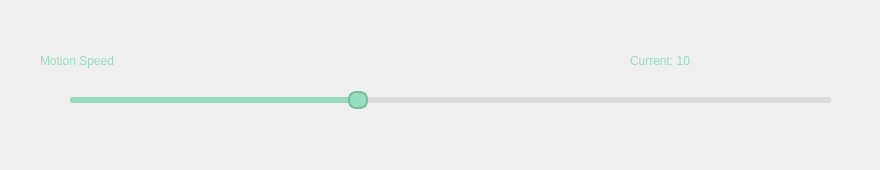
       <widget class="QWidget" name="settings">
        <attribute name="title">
         <string>settings</string>
        </attribute>
        <widget class="QFrame" name="frame_47">
         <property name="geometry">
          <rect>
           <x>30</x>
           <y>30</y>
           <width>841</width>
           <height>131</height>
          </rect>
         </property>
         <property name="styleSheet">
          <string notr="true">QFrame {
    border-radius: 20px;
    border: 0px solid rgba(114, 255, 197, 255);
    background: qlineargradient(
        x1:0, y1:0,
        x2:1, y2:1,
        stop:0 rgb(42, 56, 56),
        stop:1 rgb(23, 36, 36)
    );
}</string>
         </property>
         <property name="frameShape">
          <enum>QFrame::StyledPanel</enum>
         </property>
         <property name="frameShadow">
          <enum>QFrame::Raised</enum>
         </property>
         <widget class="QLabel" name="label_30">
          <property name="geometry">
           <rect>
            <x>10</x>
            <y>10</y>
            <width>261</width>
            <height>41</height>
           </rect>
          </property>
          <property name="styleSheet">
           <string notr="true">color:rgb(150, 220, 190);
font: 75 25pt &quot;Monospace&quot;;
background-color: transparent;</string>
          </property>
          <property name="text">
           <string>Motion Speed</string>
          </property>
         </widget>
         <widget class="QSlider" name="motion_speed_slider">
          <property name="geometry">
           <rect>
            <x>40</x>
            <y>60</y>
            <width>761</width>
            <height>20</height>
           </rect>
          </property>
          <property name="styleSheet">
           <string notr="true">QSlider::groove:horizontal {
    height: 6px;
    background: rgb(200, 200, 200);
    border-radius: 3px;
}

QSlider::handle:horizontal {
    background: rgb(150, 220, 190);
    border: 2px solid rgb(120, 190, 160);
    width: 16px;
    margin: -6px 0; /* wyśrodkowanie uchwytu */
    border-radius: 8px;
}

QSlider::sub-page:horizontal {
    background: rgb(150, 220, 190);
    border-radius: 3px;
}

QSlider::add-page:horizontal {
    background: rgb(220, 220, 220);
    border-radius: 3px;
}

QSlider::handle:horizontal:hover {
    background: rgb(130, 200, 170);
}

QSlider::handle:horizontal:pressed {
    background: rgb(110, 180, 150);
}</string>
          </property>
          <property name="minimum">
           <number>1</number>
          </property>
          <property name="maximum">
           <number>25</number>
          </property>
          <property name="value">
           <number>10</number>
          </property>
          <property name="orientation">
           <enum>Qt::Horizontal</enum>
          </property>
         </widget>
         <widget class="QLabel" name="min_motion_speed">
          <property name="geometry">
           <rect>
            <x>10</x>
            <y>80</y>
            <width>81</width>
            <height>41</height>
           </rect>
          </property>
          <property name="styleSheet">
           <string notr="true">color:rgb(150, 220, 190);
font: 75 25pt &quot;Monospace&quot;;
background-color: transparent;</string>
          </property>
          <property name="text">
           <string/>
          </property>
         </widget>
         <widget class="QLabel" name="max_motion_speed">
          <property name="geometry">
           <rect>
            <x>740</x>
            <y>80</y>
            <width>81</width>
            <height>41</height>
           </rect>
          </property>
          <property name="styleSheet">
           <string notr="true">color:rgb(150, 220, 190);
font: 75 25pt &quot;Monospace&quot;;
background-color: transparent;</string>
          </property>
          <property name="text">
           <string/>
          </property>
         </widget>
         <widget class="QLabel" name="current_motion_speed">
          <property name="geometry">
           <rect>
            <x>600</x>
            <y>10</y>
            <width>231</width>
            <height>41</height>
           </rect>
          </property>
          <property name="styleSheet">
           <string notr="true">color:rgb(150, 220, 190);
font: 75 25pt &quot;Monospace&quot;;
background-color: transparent;</string>
          </property>
          <property name="text">
           <string>Current: 10</string>
          </property>
         </widget>
        </widget>
       </widget>
